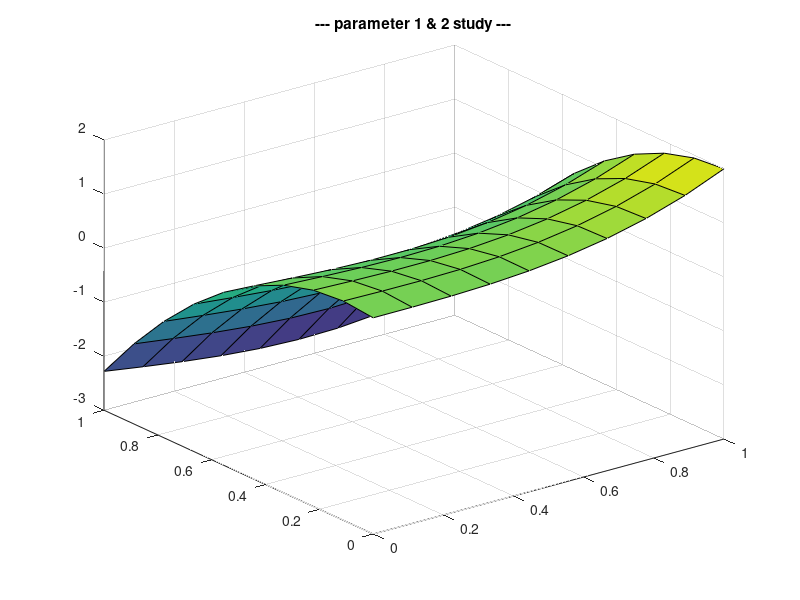

Reproduce this figure in MATLAB.
function param_study_test2D()
%xi~[0 1]
%x1,x2,x3
gridn=10;
paramx=[1,2];
xs=linspace(0,1,gridn);
[xs1,xs2]=meshgrid(xs,xs);
shape=size(xs1);
xs1=xs1(:);
xs2=xs2(:);
sn=length(xs1);
xdata(:,paramx)=[xs1,xs2];

ydata=test_function(xdata)

xs1=reshape(xs1,shape);
xs2=reshape(xs2,shape);
ydata=reshape(ydata,shape);
figure,
surf(xs1,xs2,ydata)
title(sprintf(' --- parameter %d & %d study --- ',paramx(1),paramx(2)))

function ydata=test_function(xdata);

[sn,nd]=size(xdata);
ydata=[];
for i=1:sn
    xi=xdata(i,:);
    yi=func_eval(xi);
    ydata=[ydata;yi];
end

function yi=func_eval(xi);
x1=xi(1);
x2=xi(2);
%x3=xi(3);
%obj
c=[0 1 1 5 1];
yi=c(1)+c(2)*x1^3+c(3)*exp(x2)-c(4)*x2^2-c(5)*x1*x2;